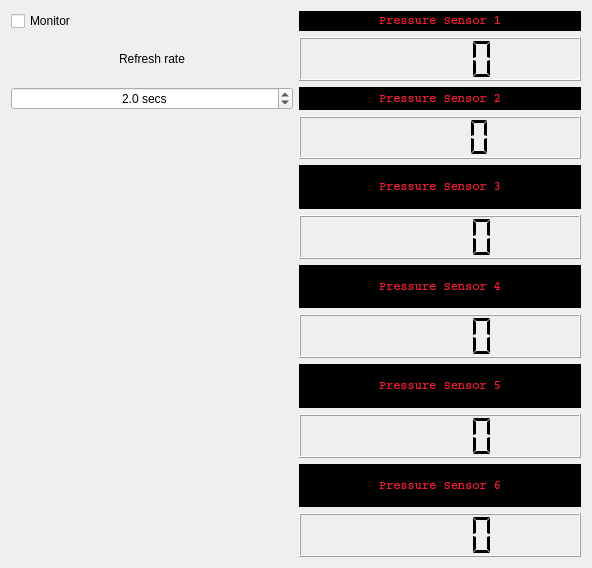
<?xml version="1.0" encoding="UTF-8"?>
<ui version="4.0">
 <class>Panel</class>
 <widget class="QWidget" name="Panel">
  <property name="geometry">
   <rect>
    <x>0</x>
    <y>0</y>
    <width>592</width>
    <height>568</height>
   </rect>
  </property>
  <property name="windowTitle">
   <string>MaxiGauge</string>
  </property>
  <layout class="QGridLayout" name="gridLayout">
   <item row="0" column="0">
    <widget class="QCheckBox" name="monitor">
     <property name="text">
      <string>Monitor</string>
     </property>
     <property name="checked">
      <bool>false</bool>
     </property>
    </widget>
   </item>
   <item row="0" column="1">
    <widget class="QLabel" name="f_disp">
     <property name="font">
      <font>
       <family>Courier</family>
       <weight>75</weight>
       <bold>true</bold>
       <kerning>true</kerning>
      </font>
     </property>
     <property name="autoFillBackground">
      <bool>false</bool>
     </property>
     <property name="styleSheet">
      <string notr="true">background-color: rgb(0, 1, 0);
color: rgb(250, 28, 51);</string>
     </property>
     <property name="frameShape">
      <enum>QFrame::WinPanel</enum>
     </property>
     <property name="frameShadow">
      <enum>QFrame::Sunken</enum>
     </property>
     <property name="text">
      <string>Pressure Sensor 1</string>
     </property>
     <property name="scaledContents">
      <bool>false</bool>
     </property>
     <property name="alignment">
      <set>Qt::AlignCenter</set>
     </property>
     <property name="textInteractionFlags">
      <set>Qt::TextSelectableByMouse</set>
     </property>
    </widget>
   </item>
   <item row="1" column="0">
    <widget class="QLabel" name="label_47">
     <property name="text">
      <string>Refresh rate</string>
     </property>
     <property name="alignment">
      <set>Qt::AlignCenter</set>
     </property>
    </widget>
   </item>
   <item row="1" column="1">
    <widget class="QLCDNumber" name="lcdNumber">
     <property name="segmentStyle">
      <enum>QLCDNumber::Flat</enum>
     </property>
    </widget>
   </item>
   <item row="2" column="0">
    <widget class="QDoubleSpinBox" name="refresh_rate">
     <property name="minimumSize">
      <size>
       <width>91</width>
       <height>0</height>
      </size>
     </property>
     <property name="alignment">
      <set>Qt::AlignCenter</set>
     </property>
     <property name="suffix">
      <string> secs</string>
     </property>
     <property name="decimals">
      <number>1</number>
     </property>
     <property name="maximum">
      <double>9999999.000000000000000</double>
     </property>
     <property name="singleStep">
      <double>0.500000000000000</double>
     </property>
     <property name="value">
      <double>2.000000000000000</double>
     </property>
    </widget>
   </item>
   <item row="2" column="1">
    <widget class="QLabel" name="f_disp_2">
     <property name="font">
      <font>
       <family>Courier</family>
       <weight>75</weight>
       <bold>true</bold>
       <kerning>true</kerning>
      </font>
     </property>
     <property name="autoFillBackground">
      <bool>false</bool>
     </property>
     <property name="styleSheet">
      <string notr="true">background-color: rgb(0, 1, 0);
color: rgb(250, 28, 51);</string>
     </property>
     <property name="frameShape">
      <enum>QFrame::WinPanel</enum>
     </property>
     <property name="frameShadow">
      <enum>QFrame::Sunken</enum>
     </property>
     <property name="text">
      <string>Pressure Sensor 2</string>
     </property>
     <property name="scaledContents">
      <bool>false</bool>
     </property>
     <property name="alignment">
      <set>Qt::AlignCenter</set>
     </property>
     <property name="textInteractionFlags">
      <set>Qt::TextSelectableByMouse</set>
     </property>
    </widget>
   </item>
   <item row="3" column="1">
    <widget class="QLCDNumber" name="lcdNumber_2">
     <property name="segmentStyle">
      <enum>QLCDNumber::Flat</enum>
     </property>
    </widget>
   </item>
   <item row="4" column="1">
    <widget class="QLabel" name="f_disp_3">
     <property name="font">
      <font>
       <family>Courier</family>
       <weight>75</weight>
       <bold>true</bold>
       <kerning>true</kerning>
      </font>
     </property>
     <property name="autoFillBackground">
      <bool>false</bool>
     </property>
     <property name="styleSheet">
      <string notr="true">background-color: rgb(0, 1, 0);
color: rgb(250, 28, 51);</string>
     </property>
     <property name="frameShape">
      <enum>QFrame::WinPanel</enum>
     </property>
     <property name="frameShadow">
      <enum>QFrame::Sunken</enum>
     </property>
     <property name="text">
      <string>Pressure Sensor 3</string>
     </property>
     <property name="scaledContents">
      <bool>false</bool>
     </property>
     <property name="alignment">
      <set>Qt::AlignCenter</set>
     </property>
     <property name="textInteractionFlags">
      <set>Qt::TextSelectableByMouse</set>
     </property>
    </widget>
   </item>
   <item row="5" column="1">
    <widget class="QLCDNumber" name="lcdNumber_3">
     <property name="segmentStyle">
      <enum>QLCDNumber::Flat</enum>
     </property>
    </widget>
   </item>
   <item row="6" column="1">
    <widget class="QLabel" name="f_disp_4">
     <property name="font">
      <font>
       <family>Courier</family>
       <weight>75</weight>
       <bold>true</bold>
       <kerning>true</kerning>
      </font>
     </property>
     <property name="autoFillBackground">
      <bool>false</bool>
     </property>
     <property name="styleSheet">
      <string notr="true">background-color: rgb(0, 1, 0);
color: rgb(250, 28, 51);</string>
     </property>
     <property name="frameShape">
      <enum>QFrame::WinPanel</enum>
     </property>
     <property name="frameShadow">
      <enum>QFrame::Sunken</enum>
     </property>
     <property name="text">
      <string>Pressure Sensor 4</string>
     </property>
     <property name="scaledContents">
      <bool>false</bool>
     </property>
     <property name="alignment">
      <set>Qt::AlignCenter</set>
     </property>
     <property name="textInteractionFlags">
      <set>Qt::TextSelectableByMouse</set>
     </property>
    </widget>
   </item>
   <item row="7" column="1">
    <widget class="QLCDNumber" name="lcdNumber_4">
     <property name="segmentStyle">
      <enum>QLCDNumber::Flat</enum>
     </property>
    </widget>
   </item>
   <item row="8" column="1">
    <widget class="QLabel" name="f_disp_5">
     <property name="font">
      <font>
       <family>Courier</family>
       <weight>75</weight>
       <bold>true</bold>
       <kerning>true</kerning>
      </font>
     </property>
     <property name="autoFillBackground">
      <bool>false</bool>
     </property>
     <property name="styleSheet">
      <string notr="true">background-color: rgb(0, 1, 0);
color: rgb(250, 28, 51);</string>
     </property>
     <property name="frameShape">
      <enum>QFrame::WinPanel</enum>
     </property>
     <property name="frameShadow">
      <enum>QFrame::Sunken</enum>
     </property>
     <property name="text">
      <string>Pressure Sensor 5</string>
     </property>
     <property name="scaledContents">
      <bool>false</bool>
     </property>
     <property name="alignment">
      <set>Qt::AlignCenter</set>
     </property>
     <property name="textInteractionFlags">
      <set>Qt::TextSelectableByMouse</set>
     </property>
    </widget>
   </item>
   <item row="9" column="1">
    <widget class="QLCDNumber" name="lcdNumber_5">
     <property name="segmentStyle">
      <enum>QLCDNumber::Flat</enum>
     </property>
    </widget>
   </item>
   <item row="10" column="1">
    <widget class="QLabel" name="f_disp_6">
     <property name="font">
      <font>
       <family>Courier</family>
       <weight>75</weight>
       <bold>true</bold>
       <kerning>true</kerning>
      </font>
     </property>
     <property name="autoFillBackground">
      <bool>false</bool>
     </property>
     <property name="styleSheet">
      <string notr="true">background-color: rgb(0, 1, 0);
color: rgb(250, 28, 51);</string>
     </property>
     <property name="frameShape">
      <enum>QFrame::WinPanel</enum>
     </property>
     <property name="frameShadow">
      <enum>QFrame::Sunken</enum>
     </property>
     <property name="text">
      <string>Pressure Sensor 6</string>
     </property>
     <property name="scaledContents">
      <bool>false</bool>
     </property>
     <property name="alignment">
      <set>Qt::AlignCenter</set>
     </property>
     <property name="textInteractionFlags">
      <set>Qt::TextSelectableByMouse</set>
     </property>
    </widget>
   </item>
   <item row="11" column="1">
    <widget class="QLCDNumber" name="lcdNumber_6">
     <property name="segmentStyle">
      <enum>QLCDNumber::Flat</enum>
     </property>
    </widget>
   </item>
  </layout>
 </widget>
 <resources/>
 <connections>
  <connection>
   <sender>refresh_rate</sender>
   <signal>valueChanged(QString)</signal>
   <receiver>Panel</receiver>
   <slot>update_timer_timeout()</slot>
   <hints>
    <hint type="sourcelabel">
     <x>72</x>
     <y>83</y>
    </hint>
    <hint type="destinationlabel">
     <x>423</x>
     <y>163</y>
    </hint>
   </hints>
  </connection>
  <connection>
   <sender>monitor</sender>
   <signal>stateChanged(int)</signal>
   <receiver>Panel</receiver>
   <slot>monitor()</slot>
   <hints>
    <hint type="sourcelabel">
     <x>17</x>
     <y>18</y>
    </hint>
    <hint type="destinationlabel">
     <x>592</x>
     <y>103</y>
    </hint>
   </hints>
  </connection>
 </connections>
 <slots>
  <signal>display()</signal>
  <slot>monitor()</slot>
  <slot>update_timer_timeout()</slot>
  <slot>update_reading()</slot>
 </slots>
</ui>
